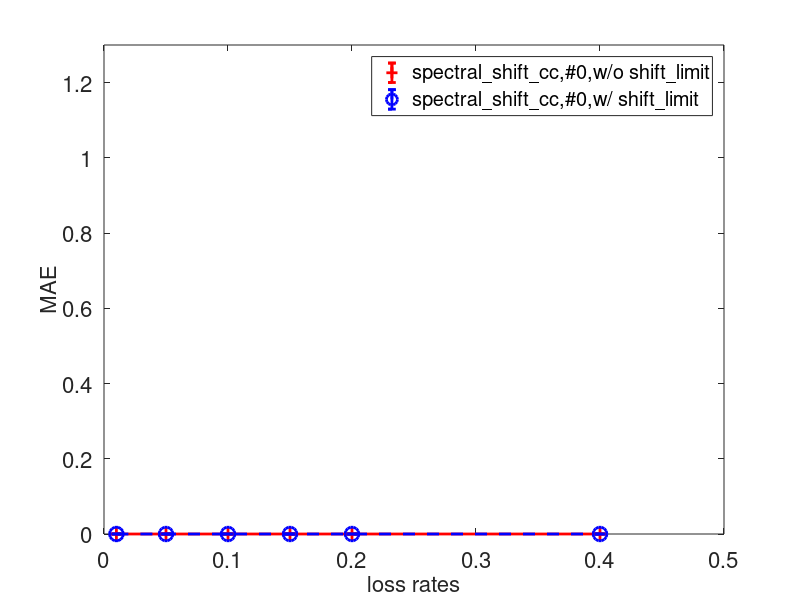
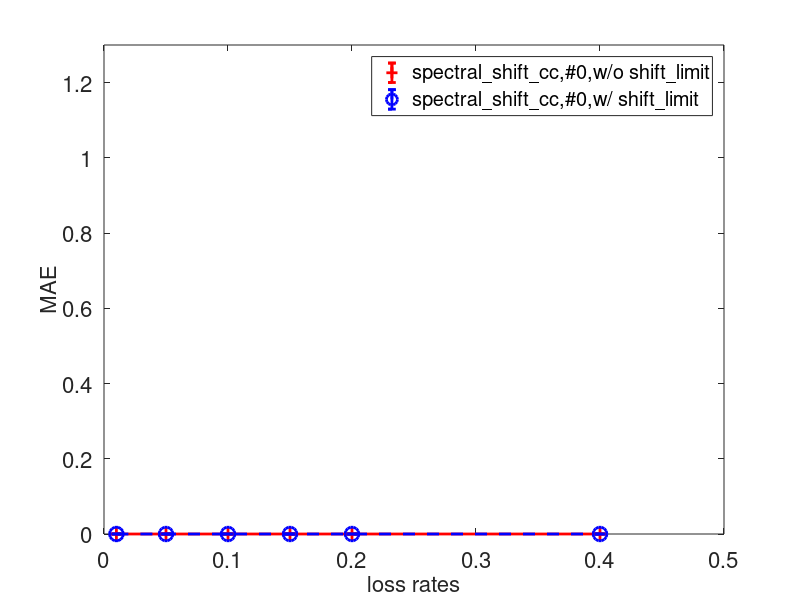
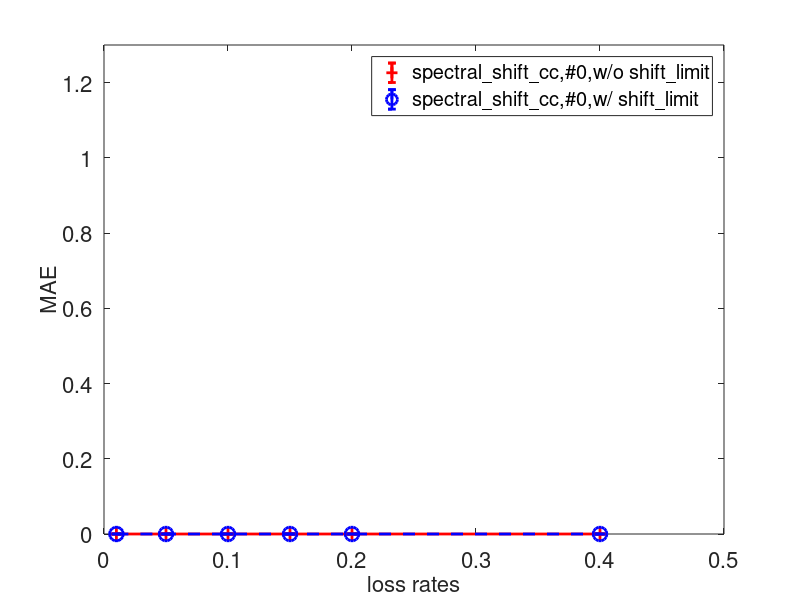
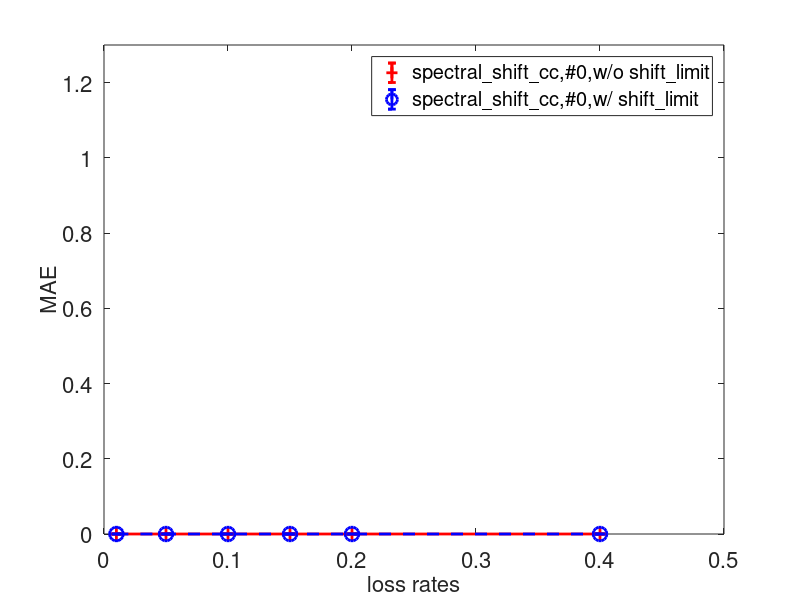

These charts were generated, in order, by the following MATLAB code:
%% postcondor_warp: function description
function postcondor_missing()
    input_dir = '~/warp/condor_data/task_dtw/condor/do_missing_exp/';

    trace_names = {'abilene', 'geant', 'wifi', '3g', '1ch-csi', 'cister', 'cu', 'multi-ch-csi', 'ucsb', 'umich', 'p300', '4sq', 'blink'};

    % warp_methods = {'na' 'dtw', 'shift', 'stretch'};
    warp_methods = {'shift_limit'};
    warp_opt = 'num_seg=1';

    % cluster_methods = {'kmeans'};
    % num_clusters = [1];
    cluster_methods = {'spectral_shift_cc'};
    num_clusters = [0];
    
    rank_seg = 1;
    rank_percnetile = 0.8;
    rank_cluster_method = 1;
    rank_opt = ['percentile=' num2str(rank_percnetile) ',num_seg=' num2str(rank_seg) ',r_method=' num2str(rank_cluster_method)];

    elem_frac  = 1;
    loss_rates = [0.01 0.05 0.1 0.15 0.2 0.4];
    elem_mode  = 'elem';
    loss_mode  = 'ind';
    burst_size = 1;

    % init_esti_methods = {'na', 'lens'};
    init_esti_methods = {'na'};
    final_esti_methods = {'lens'};

    seeds = [1 2 3 4 5];


    %% plot bar: 
    %%   x axis: warp methods, group by estimation methods
    % arrange_bar_warp_group_by_esti(input_dir, './figs_missing/', trace_names, cluster_methods, num_clusters, warp_methods, warp_opt, rank_opt, elem_frac, loss_rates, elem_mode, loss_mode, burst_size, init_esti_methods, final_esti_methods, seeds, 'bar_warp_est');

    %% plot line: 
    %%   x axis: loss rates
    %%   lines: cluster method, w/ or w/o shift
    arrange_line_clust_warp(input_dir, './figs_missing/', trace_names, cluster_methods, num_clusters, warp_methods, warp_opt, rank_opt, elem_frac, loss_rates, elem_mode, loss_mode, burst_size, init_esti_methods, final_esti_methods, seeds, 'line_clust_warp');

end


%% get_trace_opt
function [trace_opt] = get_trace_opt(trace_name)
    if strcmp(trace_name, 'p300')
        trace_opt = 'subject=1,session=1,img_idx=0';
    elseif strcmp(trace_name, '4sq')
        trace_opt = 'num_loc=100,num_rep=1,loc_type=1';
    else
        trace_opt = 'na';
    end
end


%% get_results: function description
function [warp_mae_mean, warp_mae_std, orig_mae_mean, orig_mae_std] = get_results(basename, seeds)
    cnt = 0;
    for seed = seeds
        filename = [basename '.s' num2str(seed) '.txt'];
        if exist(filename) ~= 0
            cnt = cnt + 1;
            data = load(filename);

            ret(1, cnt) = data(1);  %% w/ warp
            ret(2, cnt) = data(2);  %% w/o warp
            % ret(3, cnt) = data(3);  %% w/o warp 2
        end
    end %% end seed

    if cnt > 0
        warp_mae_mean  = mean(ret(1,:));
        warp_mae_std   = std(ret(1,:));
        orig_mae_mean  = mean(ret(2,:));
        orig_mae_std   = std(ret(2,:));
        % orig_mae_mean2 = mean(ret(3,:));
        % orig_mae_std2  = std(ret(3,:));
    else
        warp_mae_mean  = 0;
        warp_mae_std   = 0;
        orig_mae_mean  = 0;
        orig_mae_std   = 0;
        % orig_mae_mean2 = 0;
        % orig_mae_std2  = 0;
    end
end



%% ------------------------------------------
%% plot line: 
%%   x axis: loss rates
%%   lines: cluster method, w/ or w/o shift
function arrange_line_clust_warp(input_dir, output_dir, trace_names, cluster_methods, num_clusters, warp_methods, warp_opt, rank_opt, elem_frac, loss_rates, elem_mode, loss_mode, burst_size, init_esti_methods, final_esti_methods, seeds, fig_prefix)
    
    for trace_name = trace_names
        trace_name = char(trace_name);
        trace_opt = get_trace_opt(trace_name);

        for init_esti_method = init_esti_methods
            init_esti_method = char(init_esti_method);
            for final_esti_method = final_esti_methods
                final_esti_method = char(final_esti_method);

                figname = [output_dir fig_prefix '.' trace_name '.' trace_opt '.' rank_opt '.elem' num2str(elem_frac) '.' elem_mode '.' loss_mode '.' num2str(burst_size) '.' init_esti_method '.' final_esti_method];
                plot_line_clust_warp(input_dir, trace_name, trace_opt, cluster_methods, num_clusters, warp_methods, warp_opt, rank_opt, elem_frac, loss_rates, elem_mode, loss_mode, burst_size, init_esti_method, final_esti_method, seeds, figname);

            end
        end
    end
end

%% plot_warp_rank: function description
function plot_line_clust_warp(input_dir, trace_name, trace_opt, cluster_methods, num_clusters, warp_methods, warp_opt, rank_opt, elem_frac, loss_rates, elem_mode, loss_mode, burst_size, init_esti_method, final_esti_method, seeds, figname)

    fh = figure; clf;
    font_size = 16;
    colors   = {'r', 'b', [0 0.8 0], 'm', [1 0.85 0], [0 0 0.47], [0.45 0.17 0.48], 'k'};
    lines    = {'-', '--', '-.', ':'};
    markers  = {'+', 'o', '*', '.', 'x', 's', 'd', '^', '>', '<', 'p', 'h'};


    line_cnt = 0;
    for cluster_method = cluster_methods
        cluster_method = char(cluster_method);
        for num_cluster = num_clusters
            for warp_method = warp_methods
                warp_method = char(warp_method);

                line_cnt = line_cnt + 1;

                for li = 1:length(loss_rates) 
                    loss_rate = loss_rates(li);

                    basename = [input_dir trace_name '.' trace_opt '.' cluster_method '.c' num2str(num_cluster) '.' warp_method '.' warp_opt '.' rank_opt '.elem' num2str(elem_frac) '.lr' num2str(loss_rate) '.' elem_mode '.' loss_mode '.' num2str(burst_size) '.' init_esti_method '.' final_esti_method];
                    fprintf([basename '\n']);
                    [warp_mae_mean, warp_mae_std, orig_mae_mean, orig_mae_std] = get_results(basename, seeds);

                    num_compare = 2;
                    ret_mean((line_cnt-1)*num_compare+1, li) = orig_mae_mean;
                    ret_std((line_cnt-1)*num_compare+1, li)  = orig_mae_std;
                    legends{(line_cnt-1)*num_compare+1} = [cluster_method ',#' num2str(num_clusters) ',w/o ' warp_method];

                    % ret_mean((line_cnt-1)*num_compare+2, li) = orig_mae_mean2;
                    % ret_std((line_cnt-1)*num_compare+2, li)  = orig_mae_std2;
                    % legends{(line_cnt-1)*num_compare+2} = [cluster_method ',#' num2str(num_clusters) ',w/o ' warp_method ' 2'];

                    ret_mean((line_cnt-1)*num_compare+2, li) = warp_mae_mean;
                    ret_std((line_cnt-1)*num_compare+2, li)  = warp_mae_std;
                    legends{(line_cnt-1)*num_compare+2} = [cluster_method ',#' num2str(num_clusters) ',w/ ' warp_method];
                end
            end 
        end
    end


    %% line
    for li = 1:size(ret_mean, 1)
        % lh{li} = plot(loss_rates, ret(li, :));
        lh{li} = errorbar(loss_rates, ret_mean(li, :), ret_std(li, :));
        set(lh{li}, 'Color', colors{mod(li-1,length(colors))+1});
        set(lh{li}, 'LineStyle', lines{mod(li-1,length(lines))+1});
        set(lh{li}, 'LineWidth', 2);
        set(lh{li}, 'marker', markers{mod(li-1,length(markers))+1});
        set(lh{li}, 'MarkerSize', 10);
        hold on;
    end

    set(gca, 'FontSize', font_size);
    xlabel('loss rates', 'FontSize', font_size);
    ylabel('MAE', 'FontSize', font_size);

    ytics = get(gca, 'YTick');
    max_y = max(ytics) * 1.3;
    set(gca, 'YLim', [0 max_y]);
    legend(legends, 'Interpreter', 'none', 'Location', 'NorthEast');

    % set(gca, 'OuterPosition', [LEFT BOTTOM WIDTH HEIGHT]);  %% normalized value, [0 0 1 1] in default
    % set(gca, 'Position', [0.1 0.2 0.7 0.75]);

    print(fh, '-depsc', [figname '.eps']);
end
%% END plot line
%% ------------------------------------------


%% ------------------------------------------
%% plot bar: 
%%   x axis: warp methods, group by estimation methods
function arrange_bar_warp_group_by_esti(input_dir, output_dir, trace_names, cluster_methods, num_clusters, warp_methods, warp_opt, rank_opt, elem_frac, loss_rates, elem_mode, loss_mode, burst_size, init_esti_methods, final_esti_methods, seeds, fig_prefix)
    
    for loss_rate = loss_rates
        for trace_name = trace_names
            trace_name = char(trace_name);
            trace_opt = get_trace_opt(trace_name);

            for cluster_method = cluster_methods
                cluster_method = char(cluster_method);
                for num_cluster = num_clusters

                    figname = [output_dir fig_prefix '.' trace_name '.' trace_opt '.' cluster_method '.' num2str(num_cluster) '.' rank_opt '.elem' num2str(elem_frac) '.lr' num2str(loss_rate) '.' elem_mode '.' loss_mode '.' num2str(burst_size)];
                    plot_bar_warp_group_by_esti(input_dir, trace_name, trace_opt, cluster_method, num_cluster, warp_methods, warp_opt, rank_opt, elem_frac, loss_rate, elem_mode, loss_mode, burst_size, init_esti_methods, final_esti_methods, seeds, figname);

                end
            end %% end cluster method
        end
    end
end


%% plot_warp_rank: function description
function plot_bar_warp_group_by_esti(input_dir, trace_name, trace_opt, cluster_method, num_cluster, warp_methods, warp_opt, rank_opt, elem_frac, loss_rate, elem_mode, loss_mode, burst_size, init_esti_methods, final_esti_methods, seeds, figname)

    fh = figure; clf;
    font_size = 16;
    colors   = {'r', 'b', [0 0.8 0], 'm', [1 0.85 0], [0 0 0.47], [0.45 0.17 0.48], 'k'};
    lines    = {'-', '--', '-.', ':'};
    markers  = {'+', 'o', '*', '.', 'x', 's', 'd', '^', '>', '<', 'p', 'h'};


    est_meth_cnt = 0;
    for init_esti_method = init_esti_methods
        init_esti_method = char(init_esti_method);
        for final_esti_method = final_esti_methods
            final_esti_method = char(final_esti_method);

            est_meth_cnt = est_meth_cnt + 1;
            x_ticks{est_meth_cnt} = ['Before:' init_esti_method ';After:' final_esti_method];
            warp_meth_cnt = 0;

            for warp_method = warp_methods
                warp_method = char(warp_method);

                warp_meth_cnt = warp_meth_cnt + 1;

                warp_mae = 0;
                orig_mae = 0;
                cnt = 0;
                for seed = seeds
                    filename = [input_dir trace_name '.' trace_opt '.' cluster_method '.c' num2str(num_cluster) '.' warp_method '.' warp_opt '.' rank_opt '.elem' num2str(elem_frac) '.lr' num2str(loss_rate) '.' elem_mode '.' loss_mode '.' num2str(burst_size) '.' init_esti_method '.' final_esti_method '.s' num2str(seed) '.txt'];
                    if exist(filename) == 0
                        %% no such file
                        warp_mae = warp_mae + 0;
                        orig_mae = orig_mae + 0;
                    else
                        cnt = cnt + 1;
                        data = load(filename);
                        warp_mae = warp_mae + data(1);
                        orig_mae = orig_mae + data(2);
                    end
                end %% end seed

                if cnt > 0
                    warp_mae = warp_mae / cnt;
                    orig_mae = orig_mae / cnt;
                else
                    warp_mae = 0;
                    orig_mae = 0;
                end

                warp_maes(est_meth_cnt, warp_meth_cnt) = warp_mae;
                orig_maes(est_meth_cnt, warp_meth_cnt) = orig_mae;

            end %% end warp method

        end %% end final esti method
    end %% end init esti method

    orig_maes = mean(orig_maes, 2);
    
    %% bar
    bh1 = bar([orig_maes, warp_maes]);
    set(bh1, 'BarWidth', 0.6);

    set(gca, 'FontSize', font_size);
    ylabel('MAE', 'FontSize', font_size);

    set(gca, 'XTick', [1:est_meth_cnt]);
    %% rotate x tick
    set(gca, 'XTickLabel', ' ');
    ytics = get(gca, 'YTick');
    max_y = max(ytics) * 1.3;
    set(gca, 'YLim', [0 max_y]);
    y = repmat(0, length(x_ticks), 1) - max_y/50;
    fs = get(gca, 'fontsize');
    hText = text([1:est_meth_cnt], y, x_ticks, 'fontsize', fs);
    
    set(hText, 'Rotation', 0, 'HorizontalAlignment', 'left');

    legends{1} = 'orig';
    for wi = 1:length(warp_methods)
        legends{wi+1} = warp_methods{wi};
    end
    legend(legends);

    % set(gca, 'OuterPosition', [LEFT BOTTOM WIDTH HEIGHT]);  %% normalized value, [0 0 1 1] in default
    % set(gca, 'Position', [0.1 0.2 0.7 0.75]);


    print(fh, '-depsc', [figname '.eps']);
end
%% END plot bar: x axis: warp methods, group by estimation methods
%% ------------------------------------------

